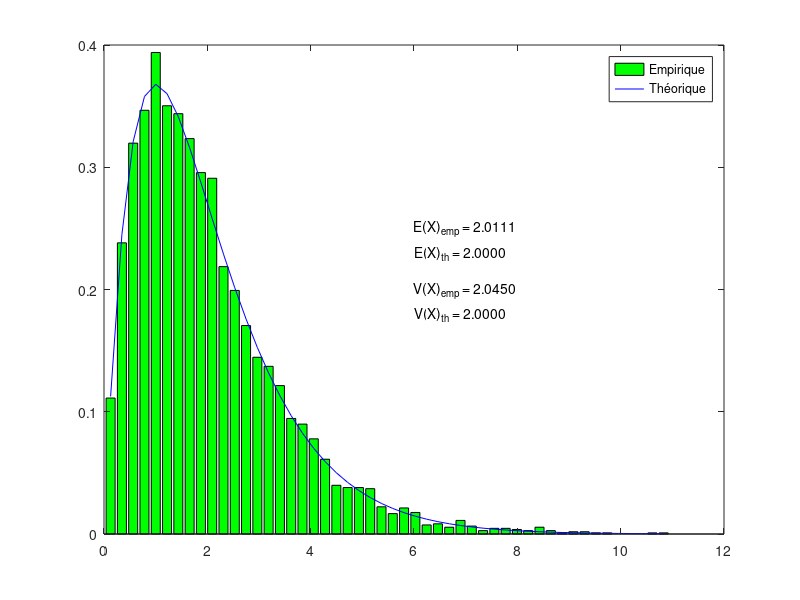

Reproduce this figure in MATLAB.
clear variables; close all; 

N=5000; 
n=50;
X=-log(1-rand(1,N));    % VA X (loi exponentielle de paramètre 1)
Y=-log(1-rand(1,N))/2; %VA Y(loi exponentielle de paramètre 2)
U=X+2*Y; 
[h,uout]=hist(U,n);     
aire=trapz(uout,h);     
densite_emp=h/aire;     
bar(uout,densite_emp,'g');
hold on;

%théorique
h_theo=uout.*exp(-uout);
plot(uout,h_theo,'b');

legend('Empirique','Théorique');

% moyenne empirique
mu_emp=mean(U);
str_tmp=sprintf('E(X)_{emp} = %1.4f',mu_emp);
text(6,0.25,str_tmp);

%moyenne théorique
mu_th=2;
str_tmp=sprintf('E(X)_{th} = %1.4f',mu_th);
text(6,0.23,str_tmp);

% variance empirique
var_emp=std(U)^2;  
str_tmp=sprintf('V(X)_{emp} = %1.4f',var_emp);
text(6,0.20,str_tmp);

% variance théorique
var_th=2;
str_tmp=sprintf('V(X)_{th} = %1.4f',var_th);
text(6,0.18,str_tmp);

